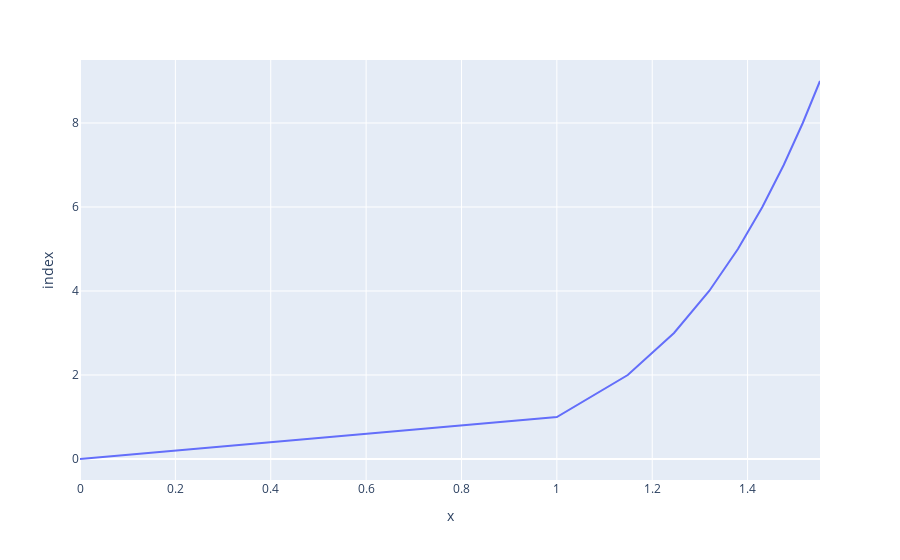

The notebook cell saved with this chart:
### Code cell
px.line(go.Scatter(x=x, y=x**2)['x'] , go.Scatter(x=x, y=x**2)['y'])
px.line(go.Scatter(x=x, y=x**.2)['x'] , go.Scatter(x=x, y=x**.2)['y']).show()
px.line(go.Scatter(x=x, y=x**2.5)['x'] , go.Scatter(x=x, y=x**2.5)['y'])

### Figure 1 — Plotly figure (JSON) as saved in the notebook; plotly's stock layout.template omitted (floating-point values rounded to 4 significant figures)
{"data": [{"hovertemplate": "x=%{x}<br>index=%{y}<extra></extra>", "legendgroup": "", "line": {"color": "#636efa", "dash": "solid"}, "marker": {"symbol": "circle"}, "mode": "lines", "name": "", "orientation": "h", "showlegend": false, "type": "scatter", "x": [0, 1, 1.149, 1.246, 1.32, 1.38, 1.431, 1.476, 1.516, 1.552], "xaxis": "x", "y": [0, 1, 2, 3, 4, 5, 6, 7, 8, 9], "yaxis": "y"}], "layout": {"autosize": true, "legend": {"tracegroupgap": 0}, "margin": {"t": 60}, "xaxis": {"anchor": "y", "autorange": true, "domain": [0, 1], "range": [0, 1.552], "title": {"text": "x"}, "type": "linear"}, "yaxis": {"anchor": "x", "autorange": true, "domain": [0, 1], "range": [-0.5, 9.5], "title": {"text": "index"}, "type": "linear"}}}
